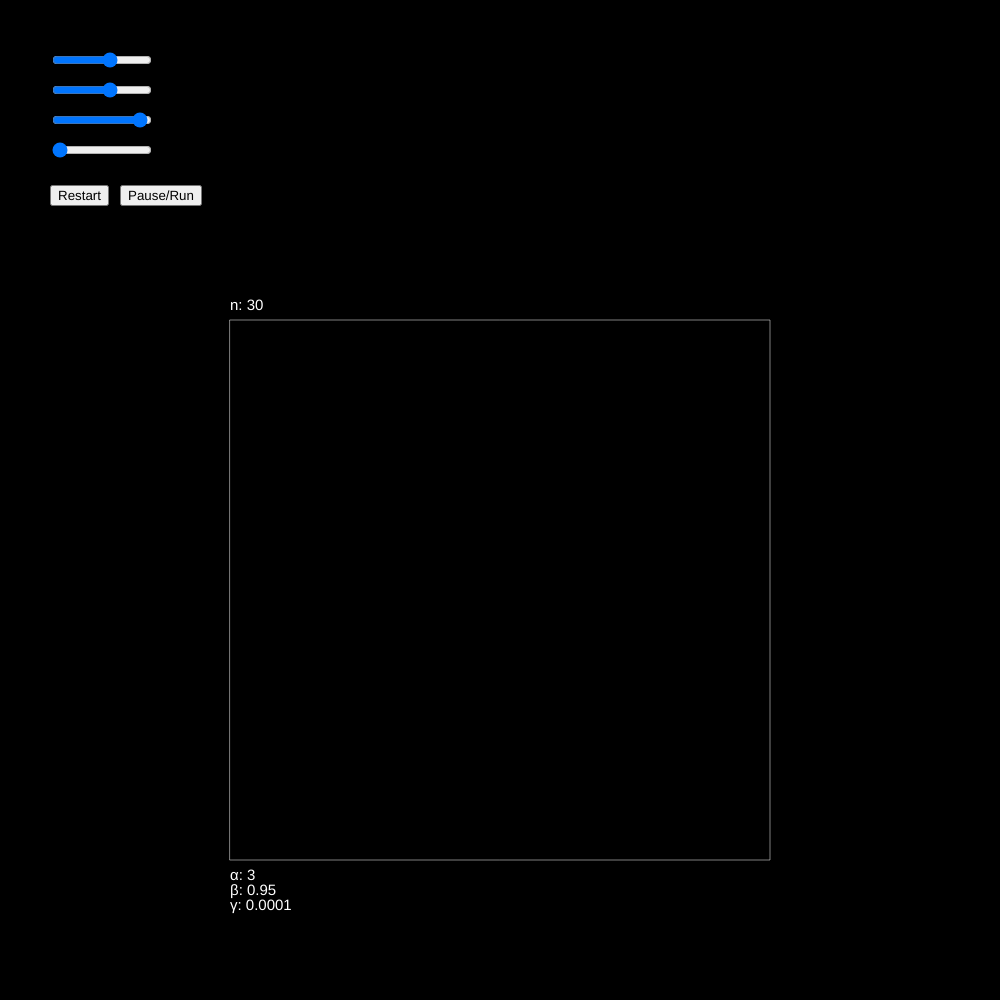
Frame 1 (no input)
Frame 60 (no input): identical to frame 1, image omitted
Frame 120 (the mouse pressed at the canvas centre since frame 60): identical to frame 1, image omitted

The p5.js sketch that drew this single still picture (run headless with seeded random() and noise() and a simulated clock; from frame 60 on, the mouse is pressed at the canvas centre):

// p5.js sketch
// ── sketch.js
let n_slider, a_slider, b_slider, g_slider;
let n_p, a_p, b_p, g_p;
let start_button, pause_button;
let gameStart = false;
let gamePause = true;

var nodes = []; // save all nodes
var n = 30; // num of row
var grid; // scene of nodes
var alphaa = 3; // diffusion coefficient
var beta = 0.95; // background coefficient
var gamma = 0.0001; // vapour addition
var flakeSize = 200;

var ta, tb, tg;


function setup() {
    createCanvas(1000, 1000);
    angleMode(DEGREES);

    // create slider
    let slider_xpos = 50;
    let slider_ypos = 50;
    let slider_yspan = 30;
    n_slider = createSlider(0, 50, n, 1);
    n_slider.position(slider_xpos, slider_ypos);
    n_slider.size(100);
    n_p = createP('Grid Size(n): ' + n);
    n_p.position(n_slider.x + n_slider.width + 15, n_slider.y - 15);
    n_slider.input(updateVariable)

    a_slider = createSlider(0, 5, alphaa, 0.01);
    a_slider.position(slider_xpos, slider_ypos + slider_yspan);
    a_slider.size(100);
    a_p = createP('Diffusion Coefficient(α): ' + alphaa);
    a_p.position(a_slider.x + a_slider.width + 15, a_slider.y - 15);
    a_slider.input(updateVariable)


    b_slider = createSlider(0, 1, beta, 0.001);
    b_slider.position(slider_xpos, slider_ypos + slider_yspan * 2);
    b_slider.size(100);
    b_p = createP('Background Level(β): ' + beta);
    b_p.position(b_slider.x + b_slider.width + 15, b_slider.y - 15);
    b_slider.input(updateVariable)


    g_slider = createSlider(0, 0.1, gamma, 0.0001);
    g_slider.position(slider_xpos, slider_ypos + slider_yspan * 3);
    g_slider.size(100);
    g_p = createP('Vapour Addition(γ): ' + gamma);
    g_p.position(g_slider.x + g_slider.width + 15, g_slider.y - 15);
    g_slider.input(updateVariable)



    // create button
    start_button = createButton('Restart');
    start_button.position(slider_xpos, slider_ypos + slider_yspan * 4.5);
    start_button.mousePressed(restart);

    pause_button = createButton('Pause/Run');
    pause_button.position(slider_xpos + 70, slider_ypos + slider_yspan * 4.5);
    pause_button.mousePressed(pause);

    n = n_slider.value();
    ta = a_slider.value();
    tb = b_slider.value();
    tg = g_slider.value();
}


function draw() {

    background(0);

    fill(255);
    noStroke();
    textSize(15);
    // text('Grid Size(n)', n_slider.x + n_slider.width + 30, n_slider.y - 2);
    // text('Alpha(α): diffusion coefficient', a_slider.x + a_slider.width + 30, a_slider.y + 2);
    // text('Beta(β): background level', b_slider.x + b_slider.width + 30, b_slider.y + 5);
    // text('Gamma(γ): vapour addition', g_slider.x + g_slider.width + 30, g_slider.y + 9);

    // n = n_slider.value();
    // alphaa = a_slider.value();
    // beta = b_slider.value();
    // gamma = g_slider.value();


    push();
    translate(width / 2, height / 2 + 90);
    noFill(); // --- frame rect
    strokeWeight(0.5);
    stroke(255);
    rectMode(CENTER);
    let frameSize = flakeSize * 2.7;
    rect(0, 0, flakeSize * 2.7);
    fill(255); // --- coefficient text
    noStroke();
    textSize(15);
    text('n: ' + str(n), -frameSize / 2, -frameSize / 2 - 10);
    text('α: ' + str(ta), -frameSize / 2, frameSize / 2 + 20);
    text('β: ' + str(tb), -frameSize / 2, frameSize / 2 + 35);
    text('γ: ' + str(tg), -frameSize / 2, frameSize / 2 + 50);

    translate(flakeSize * cos(240), flakeSize * sin(240))


    if (gameStart) {

        if (!gamePause) {
            grid.run();
            grid.nodes.forEach(nrow => {
                nrow.filter(n => n != null).forEach(n => {
                    n.run1(gamma);
                })
            })

            grid.nodes.forEach(nrow => {
                nrow.filter(n => n != null).forEach(n => {
                    let avg = grid.getBoundaryAvg(n);
                    n.run2(alphaa, avg);
                    n.run3(beta);
                })
            })
        }

        grid.nodes.forEach(nrow => {
            nrow.filter(n => n != null).forEach(n => {
                n.update();
                n.draw();
            })
        })

    }
    pop();
}

function updateVariable() {
    n_p.html('Grid Size(n): ' + n_slider.value())
    a_p.html('Diffusion Coefficient(α): ' + a_slider.value())
    b_p.html('Background Level(β): ' + b_slider.value())
    g_p.html('Vapour Addition(γ): ' + g_slider.value())

}


function restart() {

    nodes = [];
    n = n_slider.value();

    // create hexagonal cells
    for (let i = 0; i < 2 * n + 1; i++) {
        nodes[i] = [];
        for (let j = 0; j < 2 * n + 1; j++) {
            let newNode = new Node({
                pid: createVector(i, j),
                n: n,
                u: beta,
                span: flakeSize / n,
                nsize: flakeSize / n / 3.5
            });

            // set grid center
            if (i == n && j == n) newNode.u = 1;

            // node setup
            newNode.setup();

            // out of range 
            if (i < n) {
                if (j > n + i) newNode = null;
            } else if (i > n) {
                if (j < i - n) newNode = null;
            }

            // add node to the list
            nodes[i].push(newNode);
        }
    }

    // create grid
    grid = new TriGrid({ nodes: nodes });

    gameStart = true;
    gamePause = false;

}

function pause() {
    gamePause = !gamePause;

    if (!gamePause) {
        alphaa = a_slider.value();
        beta = b_slider.value();
        gamma = g_slider.value();

        ta = alphaa;
        tb = beta;
        tg = gamma;
    }
}

// ── Node.js
class Node {
    constructor(args) {
        this.pid = args.pid || createVector(0, 0);
        this.p;
        this.clr = args.clr || 255;
        this.span = args.span || 8;
        this.boundaryNode = false;
        this.n = args.n
        this.water = 0;
        this.u = args.u || 0; // water in the cell that does participate in diffusion
        this.v = 0; // water that is stored in the cell and doesn't participate in diffusion
        this.newu = 0;
        this.newv = 0;
        this.frozen = false;
        this.receptive = false;
        this.nsize = args.nsize || 3;

    }

    setup() {

        // set absolute pos
        let x = this.span * this.pid.x + this.span * this.pid.y * cos(120);
        let y = this.span * this.pid.y * sin(120);
        this.p = createVector(x, y);

        // set boundary node
        if (this.pid.x == 0 || this.pid.x == this.n * 2 ||
            this.pid.y == 0 || this.pid.y == this.n * 2 ||
            this.pid.y - this.pid.x == this.n || this.pid.x - this.pid.y == this.n) {
            this.boundaryNode = true;
        }

        // init water in cell
        this.water = this.u + this.v;
    }

    // gamma
    run1(gamma) {
        this.water = this.u + this.v;

        if (this.receptive) {
            this.v = this.water;
            this.u = 0;
            this.addreceptiveConstant(gamma);
            if (this.water >= 1) this.frozen = true;
        } else {
            this.v = 0;
            this.u = this.water;
        }
    }

    // diffusion
    run2(alphaa, avg) {
        if (!this.frozen) this.diffusion(alphaa, avg);
    }

    // boundary node
    run3(beta) {
        if (this.boundaryNode) this.newu = beta;


        if (this.frozen) this.clr = 255;
        else {
            this.clr = 100;
        }
    }


    update() {
        this.u = this.newu;
        this.v = this.newv;
    }

    draw() {
        push();
        translate(this.p.x, this.p.y);
        stroke(this.clr);
        strokeWeight(this.nsize)
        point(0, 0);
        // fill(255)
        // noStroke();
        // text(this.water.toFixed(2), 3, 10);
        pop();
    }

    addreceptiveConstant(gamma) {
        this.newv = this.v + gamma;
    }

    diffusion(alphaa, avg) {
        this.newu = this.u + alphaa * (avg - this.u) / 2;
    }





}
// ── TriGrid.js
class TriGrid {
    constructor(args) {
        this.nodes = args.nodes;
    }

    run() {
        this.nodes.forEach(nrow => {
            nrow.filter(n => n != null).forEach(n => {
                if (n.water >= 1) {
                    n.receptive = true;
                }
                if (this.isReceptive(n)) {
                    n.receptive = true;
                }
            })
        })
    }

    getBoundaryAvg(center) {
        let sum = 0;
        this.nodes.forEach(nrow => {
            nrow.filter(n => n != null).forEach(n => {
                if (this.isNeighbor(center, n)) {
                    sum += n.u;
                }
            })
        })
        return sum / 6;
    }

    isNeighbor(center, other) {
        let nei = false;
        if (other.pid.x == center.pid.x - 1 && other.pid.y == center.pid.y - 1) nei = true;
        else if (other.pid.x == center.pid.x - 1 && other.pid.y == center.pid.y) nei = true;
        else if (other.pid.x == center.pid.x && other.pid.y == center.pid.y - 1) nei = true;
        else if (other.pid.x == center.pid.x && other.pid.y == center.pid.y + 1) nei = true;
        else if (other.pid.x == center.pid.x + 1 && other.pid.y == center.pid.y) nei = true;
        else if (other.pid.x == center.pid.x + 1 && other.pid.y == center.pid.y + 1) nei = true;
        else nei = false;
        return nei;
    }

    isReceptive(center) {
        let receptive = false;
        this.nodes.forEach(nrow => {
            nrow.filter(n => n != null).forEach(n => {
                if (this.isNeighbor(center, n)) {
                    if (n.water >= 1) receptive = true;
                }
            })
        })
        return receptive;

    }
}
// ── style.css
body,
html {
    margin: 0;
    padding: 0;
    width: 100vw;
    height: 100vw;
    overflow: hidden;
    background: #000000;
    color: #fff;
}

canvas {
    max-width: 100%;
    max-height: 100%;
    bottom: 0;
    left: 0;
    margin: auto;
    overflow: auto;
    position: fixed;
    right: 0;
    top: 0;
    object-fit: contain;
}
